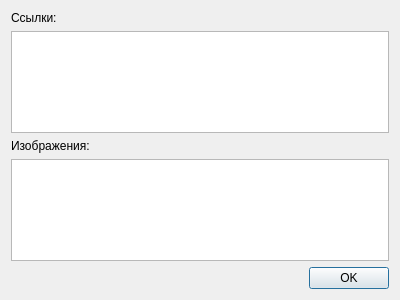
<?xml version="1.0" encoding="UTF-8"?>
<ui version="4.0">
 <class>Hrefs</class>
 <widget class="QDialog" name="Hrefs">
  <property name="geometry">
   <rect>
    <x>0</x>
    <y>0</y>
    <width>400</width>
    <height>300</height>
   </rect>
  </property>
  <property name="windowTitle">
   <string>Все ссылки</string>
  </property>
  <layout class="QVBoxLayout" name="verticalLayout">
   <item>
    <widget class="QLabel" name="label">
     <property name="text">
      <string>Ссылки:</string>
     </property>
    </widget>
   </item>
   <item>
    <widget class="QListWidget" name="list_href"/>
   </item>
   <item>
    <widget class="QLabel" name="label_2">
     <property name="text">
      <string>Изображения:</string>
     </property>
    </widget>
   </item>
   <item>
    <widget class="QListWidget" name="list_image"/>
   </item>
   <item>
    <widget class="QDialogButtonBox" name="buttonBox">
     <property name="orientation">
      <enum>Qt::Horizontal</enum>
     </property>
     <property name="standardButtons">
      <set>QDialogButtonBox::Ok</set>
     </property>
    </widget>
   </item>
  </layout>
 </widget>
 <resources/>
 <connections>
  <connection>
   <sender>buttonBox</sender>
   <signal>accepted()</signal>
   <receiver>Hrefs</receiver>
   <slot>accept()</slot>
   <hints>
    <hint type="sourcelabel">
     <x>248</x>
     <y>254</y>
    </hint>
    <hint type="destinationlabel">
     <x>157</x>
     <y>274</y>
    </hint>
   </hints>
  </connection>
  <connection>
   <sender>buttonBox</sender>
   <signal>rejected()</signal>
   <receiver>Hrefs</receiver>
   <slot>reject()</slot>
   <hints>
    <hint type="sourcelabel">
     <x>316</x>
     <y>260</y>
    </hint>
    <hint type="destinationlabel">
     <x>286</x>
     <y>274</y>
    </hint>
   </hints>
  </connection>
 </connections>
</ui>
